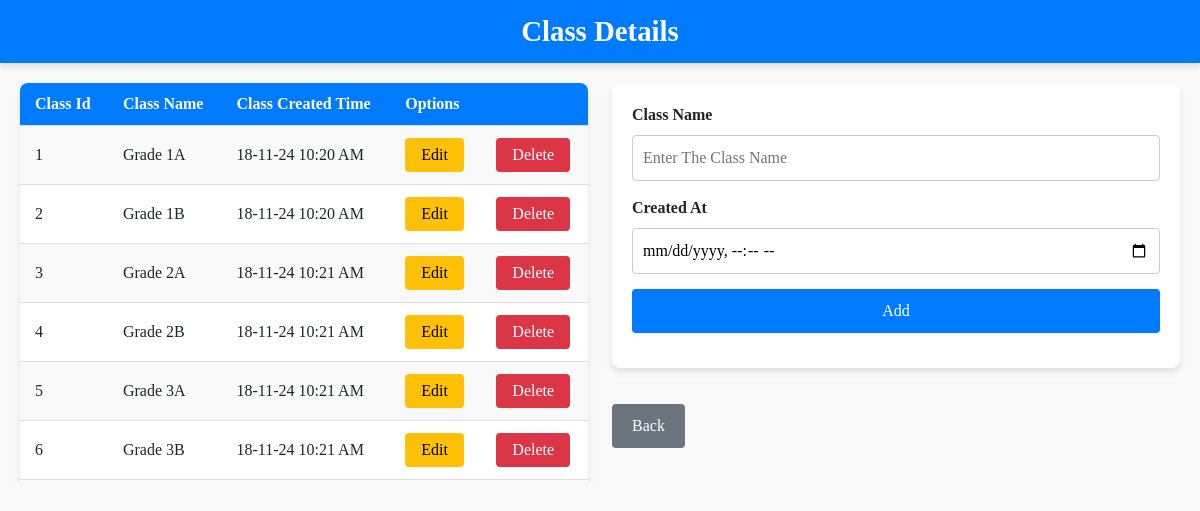
/classes.php, run on the app's committed database.
### tables this page shows
CREATE TABLE `classes` (
  `class_id` int(11) NOT NULL,
  `name` varchar(255) NOT NULL,
  `created_at` datetime NOT NULL
);

### classes.php (the view, shortened to what this page needs)
<?php
include_once("db.php");
?>
<html>
    <head>
        <link href="https://cdn.jsdelivr.net/npm/bootstrap@5.3.0-alpha2/dist/css/bootstrap.min.css" rel="stylesheet">
        <link rel="stylesheet" href="css/classes.css">
    </head>
    <header>
        <center>Class Details</center>
    </header>
    <section>
        <div class="row">
            <div class="col col-md-6" id="cls_table">
                <table >
                    <tr><th>Class Id</th>
                    <th>Class Name</th>
                    <th>Class Created Time</th>
                <th colspan=2>Options</th></tr>
                    <?php
                        $sql="select * from classes";
                        $run=mysqli_query($con,$sql);
                        while($row=mysqli_fetch_assoc($run)){
                            ?><tr><td><?php echo $row['class_id'] ?></td>
                                    <td><?php echo $row['name'] ?></td>
                                    <td><?php $dt=$row['created_at']; $fdt=date("d-m-y h:i A",strtotime($dt)); echo $fdt; ?></td>
                                    <td><button onclick="show_edit(<?php echo $row['class_id'];?>)">Edit</button></td>
                                    <td><button onclick="show_delete(<?php echo $row['class_id']; ?>)">Delete</button></td></tr><?php
                        }
                    ?>
                </table>
            </div>
            <div class="col col-md-6">
                <form method="post" onsubmit="return formatdt()">
                    <label for="name">Class Name</label>
                    <input type="text" id="name" placeholder="Enter The Class Name" name="c_name" required>
                    <label for="time">Created At</label>
                    <input type="datetime-local" name="c_time" id="time" required>
                    <button type="submit" name="class_entry">Add</button>
                </form>
                <button onclick="window.location.href='index.php'">Back</button>
            </div>
        </div>
    </section>
</html>

### css/classes.css (style rules this page uses)
header { background-color: #007bff; color: white; padding: 10px 20px; text-align: center; font-size: 1.8em; font-weight: bold; box-shadow: 0 4px 6px rgba(0, 0, 0, 0.1); }
section { padding: 20px; }
table { width: 100%; border-collapse: collapse; margin-bottom: 20px; background-color: #ffffff; border-radius: 8px; overflow: hidden; box-shadow: 0 4px 6px rgba(0, 0, 0, 0.1); }
th, td { padding: 12px 15px; text-align: left; border-bottom: 1px solid #ddd; }
th { background-color: #007bff; color: white; font-size: 1em; font-weight: bold; }
tr:nth-child(even) { background-color: #f9f9f9; }
form { background-color: #ffffff; padding: 20px; border-radius: 8px; box-shadow: 0 4px 6px rgba(0, 0, 0, 0.1); }
label { display: block; margin-bottom: 8px; font-weight: bold; }
input[type="text"], input[type="datetime-local"], button[type="submit"] { width: 100%; padding: 10px; margin-bottom: 15px; border: 1px solid #ccc; border-radius: 4px; font-size: 1em; }
button[type="submit"] { background-color: #007bff; color: white; border: none; cursor: pointer; }
button { padding: 8px 16px; font-size: 1em; border: none; border-radius: 4px; cursor: pointer; }
button[onclick*="show_edit"] { background-color: #ffc107; color: black; }
button[onclick*="show_delete"] { background-color: #dc3545; color: white; }
button[onclick*="window.location.href='index.php'"] { margin-top: 20px; padding: 10px 20px; background-color: #6c757d; color: white; border: none; border-radius: 4px; font-size: 1em; cursor: pointer; }
#cls_table { max-height: 400px; overflow-y: auto; }

### data on the page
classes: class_id "1", name "Grade 1A", created_at "18-11-24 10:20 AM"
classes: class_id "2", name "Grade 1B", created_at "18-11-24 10:20 AM"
classes: class_id "3", name "Grade 2A", created_at "18-11-24 10:21 AM"
classes: class_id "4", name "Grade 2B", created_at "18-11-24 10:21 AM"
classes: class_id "5", name "Grade 3A", created_at "18-11-24 10:21 AM"
classes: class_id "6", name "Grade 3B", created_at "18-11-24 10:21 AM"
